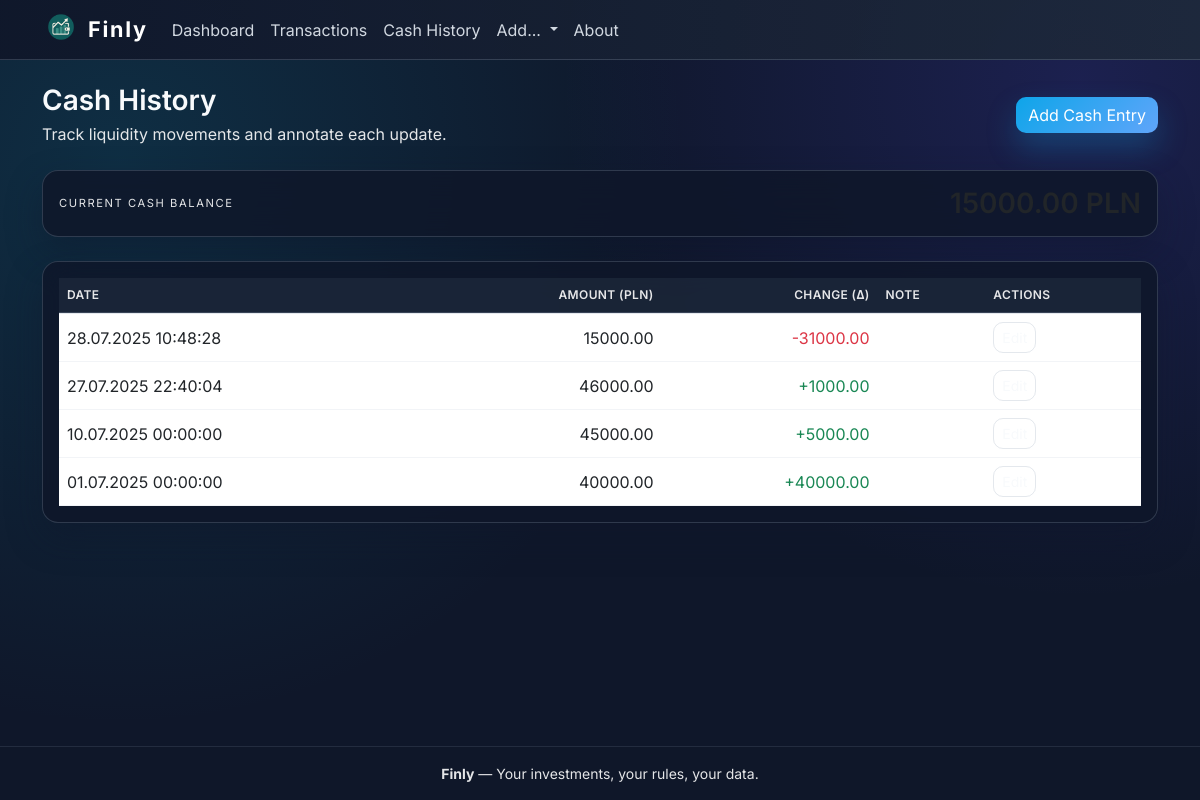
The app's page /cash/history, older data.
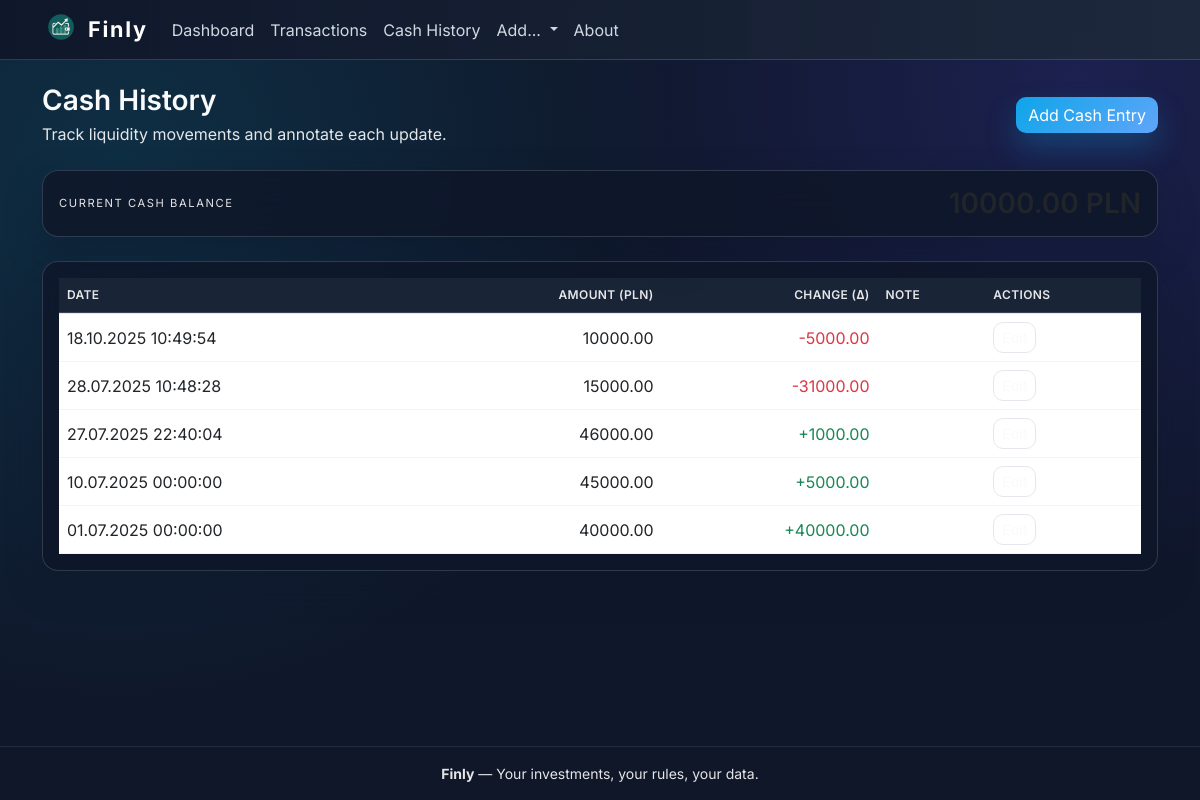
The same page, newer data.
### tables this page shows
CREATE TABLE cash_deposits (
        id INTEGER PRIMARY KEY AUTOINCREMENT,
        created_at TEXT NOT NULL,
        amount REAL NOT NULL,
        delta REAL NOT NULL,
        note TEXT
    );

### routes/cash.py (the view)
@cash_bp.route('/history')
def cash_history():
    db = get_db()
    cur = db.cursor()
    cur.execute("SELECT * FROM cash_deposits ORDER BY created_at DESC")
    deposits = cur.fetchall()
    cur.execute("SELECT amount FROM cash_deposits ORDER BY created_at DESC LIMIT 1")
    current_row = cur.fetchone()
    if current_row:
        current_balance = (
            current_row["amount"] if hasattr(current_row, "keys") else current_row[0]
        )
    else:
        current_balance = 0.0
    return render_template(
        'cash_history.html',
        deposits=deposits,
        current_balance=current_balance
    )

### app.py (called while the page is built)
@app.context_processor
def inject_globals():
    return {"current_year": datetime.now().year}

### db.py (called while the page is built)
def get_db():
    if "db" not in g:
        conn = sqlite3.connect(DB_PATH)
        conn.row_factory = sqlite3.Row
        g.db = conn
    return g.db

### helpers.py (called while the page is built)
def euro_datetime(value):
    if value:
        try:
            dt = datetime.fromisoformat(value)
        except Exception:
            dt = datetime.strptime(value, "%Y-%m-%dT%H:%M:%S")
        return dt.strftime("%d.%m.%Y %H:%M:%S")
    return ''

### templates/cash_history.html
{% extends "base.html" %}
{% block content %}
<div class="d-flex flex-column flex-md-row justify-content-between align-items-start align-items-md-center gap-3 mb-4">
  <div>
    <h1 class="h3 fw-semibold mb-1">Cash History</h1>
    <p class="text-muted mb-0">Track liquidity movements and annotate each update.</p>
  </div>
  <a href="{{ url_for('cash.add_cash') }}" class="btn btn-primary">Add Cash Entry</a>
</div>
<div class="card mb-4">
  <div class="card-body">
    <div class="d-flex justify-content-between align-items-center flex-wrap gap-2">
      <span class="text-muted text-uppercase" style="letter-spacing:.14em; font-size:.7rem;">Current Cash Balance</span>
      <h3 class="fw-semibold mb-0">{{ "%.2f"|format(current_balance) }} PLN</h3>
    </div>
  </div>
</div>
<div class="card">
  <div class="card-body">
    <div class="table-responsive">
      <table class="table align-middle mb-0">
        <thead>
          <tr>
            <th>Date</th>
            <th class="text-end">Amount (PLN)</th>
            <th class="text-end">Change (Δ)</th>
            <th>Note</th>
            <th>Actions</th>
          </tr>
        </thead>
        <tbody>
          {% for deposit in deposits %}
          <tr>
            <td>{{ deposit[1]|euro_datetime }}</td>
            <td class="text-end">{{ "%.2f"|format(deposit[2]) }}</td>
            <td class="text-end">
              {% if deposit[3]|float >= 0 %}
                <span class="text-success">+{{ "%.2f"|format(deposit[3]|float) }}</span>
              {% else %}
                <span class="text-danger">{{ "%.2f"|format(deposit[3]|float) }}</span>
              {% endif %}
            </td>
            <td>{{ deposit[4] }}</td>
            <td>
              <a href="{{ url_for('cash.edit_cash', deposit_id=deposit[0]) }}" class="btn btn-sm btn-outline-secondary">Edit</a>
            </td>
          </tr>
          {% endfor %}
        </tbody>
      </table>
    </div>
  </div>
</div>
{% endblock %}

### templates/base.html (shortened to what this page needs)
<!DOCTYPE html>
<html lang="en">
<head>
  <link href="https://cdn.jsdelivr.net/npm/bootstrap@5.3.0/dist/css/bootstrap.min.css" rel="stylesheet">
  <link href="{{ url_for('static', filename='css/theme.css') }}" rel="stylesheet">
</head>
<body class="d-flex flex-column min-vh-100">
  <nav class="navbar navbar-expand-lg navbar-dark mb-4">
    <div class="container">
      <a class="navbar-brand d-flex align-items-center" href="{{ url_for('dashboard.dashboard') }}">
        <img src="{{ url_for('static', filename='logo.png') }}" alt="Finly Logo" height="38" class="me-2" style="margin-top:-5px;">
        <span class="fw-bold" style="font-size:1.35rem;letter-spacing:0.08em;">Finly</span>
      </a>
      <div class="collapse navbar-collapse" id="navbarContent">
        <ul class="navbar-nav me-auto mb-2 mb-lg-0">
          <li class="nav-item">
            <a class="nav-link" href="{{ url_for('dashboard.dashboard') }}">Dashboard</a>
          </li>
          <li class="nav-item">
            <a class="nav-link" href="{{ url_for('transactions.all_transactions') }}">Transactions</a>
          </li>
          <li class="nav-item">
            <a class="nav-link" href="{{ url_for('cash.cash_history') }}">Cash History</a>
          </li>
          <li class="nav-item dropdown">
            <a class="nav-link dropdown-toggle" href="#" id="addDropdown" role="button" data-bs-toggle="dropdown" aria-expanded="false">
              Add...
            </a>
          </li>
          <li class="nav-item">
            <a class="nav-link" href="{{ url_for('about.about') }}">About</a>
          </li>
        </ul>
      </div>
    </div>
  </nav>
  <div class="container pb-5">
    {% block content %}{% endblock %}
  </div>
  <footer class="footer mt-auto text-center py-3 small">
    <span><strong>Finly</strong> — Your investments, your rules, your data.</span>
  </footer>
</body>
</html>

### static/css/theme.css (style rules this page uses)
:root { --bg-root: #0f172a; --bg-elevated: rgba(30, 41, 59, 0.85); --bg-card: rgba(15, 23, 42, 0.85); --bg-input: rgba(30, 41, 59, 0.75); --border-color: rgba(148, 163, 184, 0.25); --accent: #38bdf8; --accent-strong: #0ea5e9; --accent-soft: rgba(56, 189, 248, 0.1); --text-primary: #f8fafc; --text-muted: rgba(252, 252, 252, 0.9); --success: #4ade80; --danger: #f87171; --warning: #facc15; }
.text-muted, .card .text-muted, p.text-muted, small.text-muted { color: var(--text-muted) !important; opacity: 1; }
body { background: radial-gradient(circle at 10% 20%, rgba(14, 116, 144, 0.25), transparent 45%), radial-gradient(circle at 90% 10%, rgba(79, 70, 229, 0.2), transparent 40%), var(--bg-root); color: var(--text-primary); }
.navbar-dark { background: linear-gradient(90deg, rgba(15, 23, 42, 0.95), rgba(30, 41, 59, 0.9)) !important; border-bottom: 1px solid var(--border-color); }
.navbar-brand span { letter-spacing: .05em; }
.navbar .nav-link { color: rgba(226, 232, 240, 0.92) !important; transition: color 0.2s ease, transform 0.2s ease; }
.btn, .form-control, .form-select { border-radius: 10px; border-color: var(--border-color); }
.btn-primary { background: linear-gradient(135deg, var(--accent-strong), #60a5fa); border: none; box-shadow: 0 15px 30px rgba(14, 165, 233, 0.25); }
.btn-outline-primary, .btn-outline-secondary, .btn-outline-danger { color: var(--text-primary); border-color: var(--border-color); background-color: transparent; }
.card { background: var(--bg-card); border: 1px solid var(--border-color); border-radius: 16px; backdrop-filter: blur(16px); box-shadow: 0 15px 35px rgba(15, 23, 42, 0.4); }
.table { color: var(--text-primary); border-color: var(--border-color); }
.table thead th { background-color: rgba(30, 41, 59, 0.75); border-bottom: 2px solid var(--border-color); font-weight: 600; letter-spacing: .03em; text-transform: uppercase; font-size: 0.75rem; color: var(--text-muted); }
.table tbody tr { transition: transform 0.15s ease, background-color 0.15s ease; }
.table tbody td { border-color: rgba(148, 163, 184, 0.12); }
.footer { color: var(--text-muted); border-top: 1px solid rgba(148, 163, 184, 0.15); background: rgba(15, 23, 42, 0.8); }

### templates/base.html (style rules this page uses)
body { font-family: 'Inter', system-ui, -apple-system, BlinkMacSystemFont, 'Segoe UI', sans-serif; }

Row changes from the older to the newer data that the page shows:
added cash_deposits: created_at "18.10.2025 10:49:54", amount "10000.00", delta "-5000.00"
